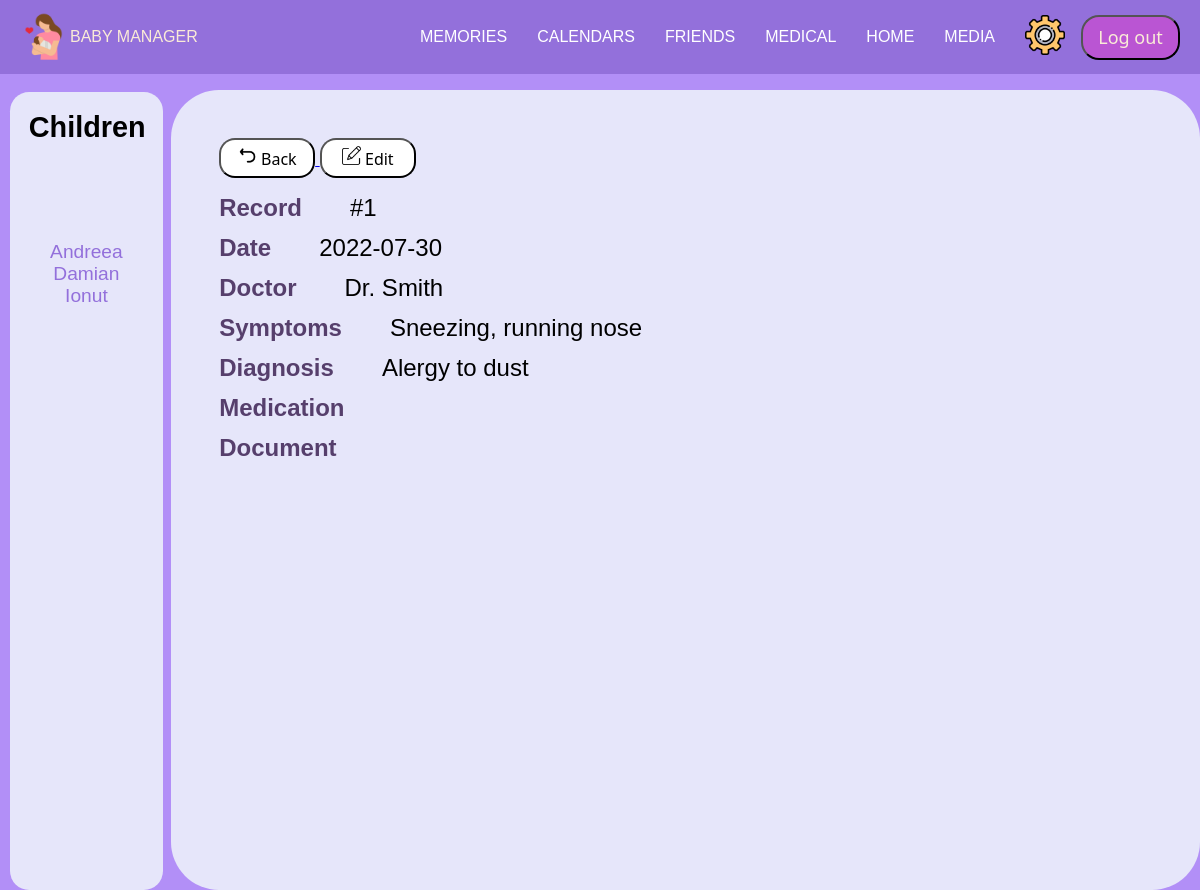
/Medical/More.php?id=1&contor=1 (signed in), run on the app's committed database.
### tables this page shows
CREATE TABLE `child` (
  `id` int(11) NOT NULL,
  `id_parent` int(11) NOT NULL,
  `firstname` varchar(200) NOT NULL,
  `lastname` varchar(200) NOT NULL,
  `birthday` date NOT NULL,
  `gender` varchar(50) NOT NULL
);

CREATE TABLE `medical_report` (
  `id` int(11) NOT NULL,
  `id_user` int(11) NOT NULL,
  `id_child` int(11) NOT NULL,
  `date` date NOT NULL,
  `doctor` varchar(200) NOT NULL,
  `symptoms` varchar(400) NOT NULL,
  `diagnosis` varchar(400) NOT NULL,
  `medication` varchar(400) NOT NULL,
  `document` longtext NOT NULL
);

### Medical/More.php (the view, shortened to what this page needs)
<?php
    require "../config.php";
    $id_medical = $_GET['id'];
    $contor = $_GET['contor'];
    $sql= mysqli_query($mysql, "SELECT * FROM medical_report where id='$id_medical'");
?>
<!DOCTYPE html>
<html lang="en-US">
<head>
    <link href="admin-topbar.css" rel="stylesheet" />
    <link href="More.css" rel="stylesheet" />
    <link rel="stylesheet" href="https://cdnjs.cloudflare.com/ajax/libs/font-awesome/6.0.0-beta2/css/all.min.css" /></head>
</head>
<body>
    <?php require "../login-topbar.php"; ?>
        <div class="page">
            <?php require "leftbar-medical.php"; ?>
            <div class="right">
                <?php
                    while ($row = mysqli_fetch_assoc($sql)) {
                ?>
                <a class="buttons">
                    <a href="Medical-child.php?id=<?php echo $row['id_child']; ?>">
                        <button>
                            <img src="../Photos/Back2.png" alt="back">
                            Back
                        </button>
                    </a>
                    <a href="EditMedicalphp?id=<?php echo $id_medical; ?>">
                        <button>
                            <img src="../Photos/Edit.png" alt="edit">
                            Edit
                        </button>
                    </a>
                </a>
                <div class="table">
                    <div class="row">
                        <a class="table-header"> Record </a>
                        <a class="table-value"> #<?php echo $contor; ?> </a>
                    </div>
                    <div class="row">
                        <a class="table-header"> Date </a>
                        <a class="table-value"> <?php echo $row['date'];?> </a>
                    </div>
                    <div class="row">
                        <a class="table-header"> Doctor </a>
                        <a class="table-value"> <?php echo $row['doctor'];?> </a>
                    </div>
                    <div class="row">
                        <a class="table-header"> Symptoms </a>
                        <a class="table-value"> <?php echo $row['symptoms'];?> </a>
                    </div>
                    <div class="row">
                        <a class="table-header"> Diagnosis </a>
                        <a class="table-value"> <?php echo $row['diagnosis'];?> </a>
                    </div>
                    <div class="row">
                        <a class="table-header"> Medication </a>
                    </div>
                    <div class="row">
                        <a class="table-header"> Document </a>
                    </div>
                </div>
                <?php
                    }
                ?>
            </div>
        </div>
</body>
</html>

### Medical/leftbar-medical.php
<?php
    $user_id = $_SESSION["id"];
    $sql2= mysqli_query($mysql, "SELECT * FROM child where id_parent='$user_id'");
?>
<div class="leftbar">
    <h2>Children</h2>
    <ul class="choose-child">
        <?php
            while ($row = mysqli_fetch_assoc($sql2)) {
                $child_name = $row['firstname'];
                $child_id = $row['id'];
        ?>
            <li> <a href="Medical-child.php?id=<?php echo $child_id; ?>" class="child"> <?php echo $child_name; ?> </a> </li>
        <?php
            }
        ?>
    </ul>
 </div>

### admin-topbar.css (style rules this page uses)
* { box-sizing: border-box; margin: 0; padding: 0; }
body { font-family: "Poppins", sans-serif; --color1: #FFF ; --color2: mediumpurple; }

### Medical/More.css (style rules this page uses)
body { background-color: #B28FF7; }
.page { display: flex; flex-direction: row; justify-content: baseline; margin-top: .5em; }
.leftbar { font-family: 'Lucida Sans', 'Lucida Sans Regular', 'Lucida Grande', 'Lucida Sans Unicode', Geneva, Verdana, sans-serif; background-color:lavender; display: flex; flex-direction: column; width: 8em; padding: 1em; margin-top: .5em; margin-left: .5em; font-size: larger; border-radius: 1em; }
.leftbar h2 { border-radius: .2em; margin-bottom: 2em; }
.choose-child { list-style-type: none; display: flex; flex-direction: column; align-items: center; position: relative; margin-top: 40px; }
.child { text-decoration: none; color: mediumpurple; }
.right { font-family: 'Lucida Sans', 'Lucida Sans Regular', 'Lucida Grande', 'Lucida Sans Unicode', Geneva, Verdana, sans-serif; padding: 3em; align-items: center; background: lavender; margin-top: .5em; margin-left: .5em; margin-right: 0; width:100vw; height: 100vh; border-radius: 3em; }
.table { font-size: x-large; display: flex; flex-direction: column; }
.row { display: flex; flex-direction: row; }
.table-value { margin-bottom: .5em; margin-left: 2em; }
.table-header { margin-bottom: .5em; color: rgb(86, 63, 108); font-weight: bold; }
.right button { font-size: medium; font-family: 'Segoe UI', Tahoma, Geneva, Verdana, sans-serif; background:white; border-radius: 1em; height: 2.5em; width: 6em; align-items: center; margin-bottom: 1em; }
.right button img { width: 1.2em; }

### data on the page
child: firstname "Andreea"
child: firstname "Damian"
child: firstname "Ionut"
medical_report: date "2022-07-30", doctor "Dr. Smith", symptoms "Sneezing, running nose", diagnosis "Alergy to dust"
